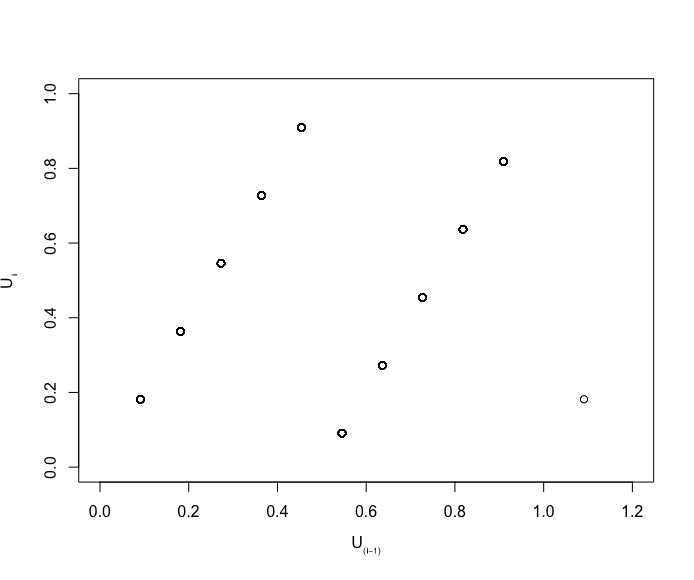

Recreate this plot in R.
# clear variables and close windows
rm(list=ls(all=TRUE))
graphics.off()


# input parameters
n    = 1000;
a    = 2;
b    = 0;
M    = 11;
seed = 12;
y    = NULL;

# main computation
y[1] = seed;
i    = 2;

while (i<=n){
    y[i]=(a*y[i-1]+b)%%M; # modulus
    i=i+1;
}

y = y/M;

# output
plot(y[1:(n-2)],y[2:(n-1)],col="black", xlab=c(expression(U*bold(scriptstyle(atop(phantom(1),(i-1)))))), 
     ylab=c(expression(U*bold(scriptstyle(atop(phantom(1),i))))), xlim=c(0,1.2),ylim=c(0,1))
